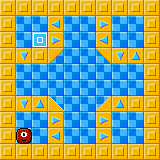

Rendered tile map (Tiled .tmx) drawn with the repository's tilesets; below, a short description and the full map source, tile grids included:
An orthogonal 10x10 tile map with 16x16 px tiles, 3 tile layers (floor, walls, items).

<map version="1.10" tiledversion="1.11.0" orientation="orthogonal" renderorder="left-up" width="10" height="10" tilewidth="16" tileheight="16" infinite="0" nextlayerid="4" nextobjectid="1">
 <editorsettings>
  <export format="defold" />
 </editorsettings>
 <properties>
  <property name="moves" type="int" value="11" />
  <property name="name" value="FOUR CORNERS" />
 </properties>
 <tileset firstgid="1" source="tiles.tsx" />
 <layer id="1" name="floor" width="10" height="10">
  <data encoding="csv">
0,0,0,0,0,0,0,0,0,0,
0,52,52,52,52,52,52,52,52,0,
0,52,52,52,52,52,52,52,52,0,
0,52,0,52,52,52,52,52,52,0,
0,52,52,52,52,52,52,52,52,0,
0,52,52,52,52,52,52,52,52,0,
0,52,52,52,52,52,52,52,0,0,
0,52,52,52,52,52,52,52,52,0,
0,52,52,52,52,52,52,52,52,0,
0,0,0,0,0,0,0,0,0,0
</data>
 </layer>
 <layer id="2" name="walls" width="10" height="10">
  <data encoding="csv">
51,51,51,51,51,51,51,51,51,51,
51,0,0,0,0,0,0,0,0,51,
51,0,0,0,0,0,0,0,0,51,
51,0,51,56,0,0,55,0,0,51,
51,0,0,0,0,0,0,0,0,51,
51,0,0,0,0,0,0,0,0,51,
51,0,0,54,0,0,53,0,51,51,
51,0,0,0,0,0,0,0,0,51,
51,0,0,0,0,0,0,0,0,51,
51,51,51,51,51,51,51,51,51,51
</data>
 </layer>
 <layer id="3" name="items" width="10" height="10">
  <data encoding="csv">
0,0,0,0,0,0,0,0,0,0,
0,0,0,3,0,0,4,0,0,0,
0,0,1,4,0,0,3,0,0,0,
0,6,0,0,0,0,0,6,5,0,
0,0,0,0,0,0,0,0,0,0,
0,0,0,0,0,0,0,0,0,0,
0,6,5,0,0,0,0,5,0,0,
0,0,0,4,0,0,4,0,0,0,
0,2,0,3,0,0,4,0,0,0,
0,0,0,0,0,0,0,0,0,0
</data>
 </layer>
</map>
